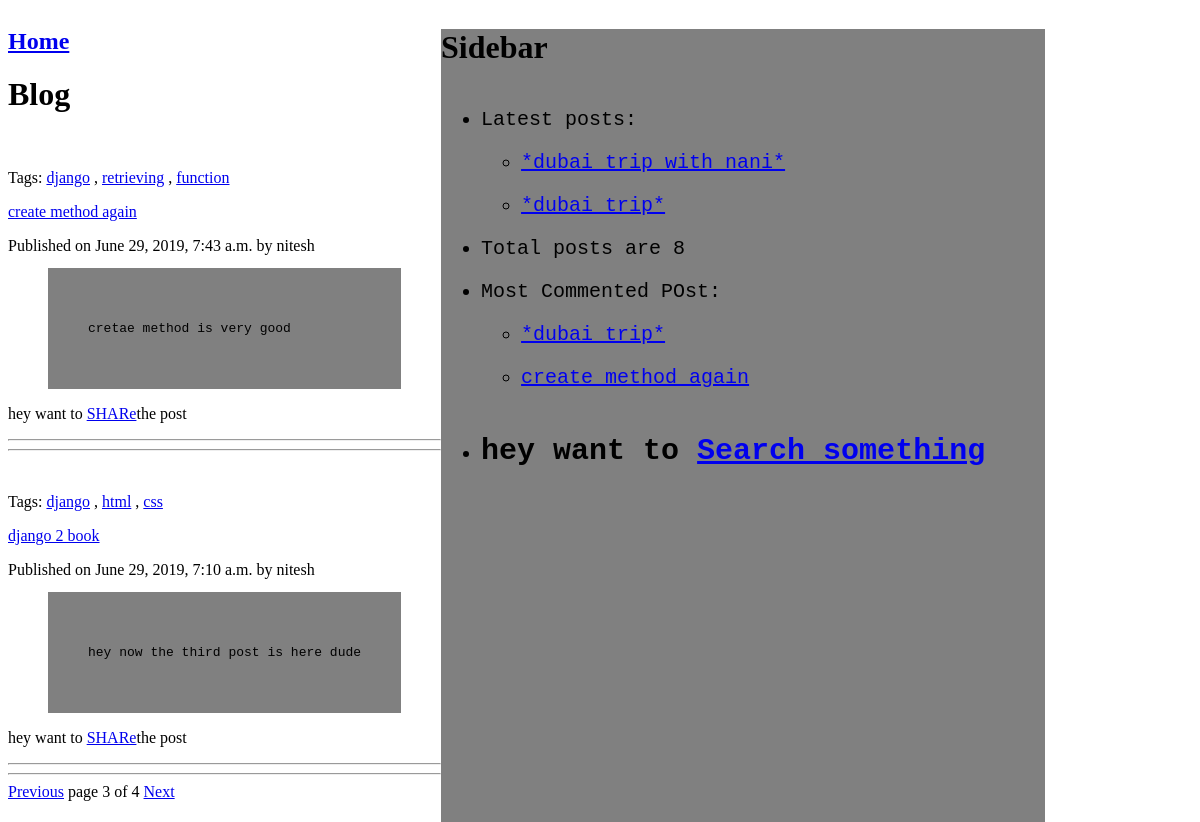
/?page=3, run on the app's committed database.
### blog/models.py (models this page shows, shortened)
class Post(models.Model):
    CHOICE = (
        ('draft','Draft'),('published','Published'),
    )
    title=models.CharField(max_length=250)
    publish=models.DateTimeField(default=timezone.now)
    created=models.DateTimeField(auto_now_add=True)
    updated=models.DateTimeField(auto_now=True)
    slug=models.SlugField(max_length=250,unique_for_date='publish')
    status=models.CharField(max_length=20,
                            choices=CHOICE,default='draft')
    author=models.ForeignKey(User,on_delete=models.CASCADE,
                             related_name='blog')
    body=models.TextField()
    objects=models.Manager()
    published=PublishedManager()
    tags = TaggableManager()
    def get_absolute_url(self):
        return reverse('blog:post_detail',
                     args=[
                         self.publish.year,self.publish.month,self.publish.day,
                         self.slug
                     ]
                       )
    class Meta:
        ordering=('-publish',)

### blog/views.py (the view)
# urls.py: path('',views.post_list,name="post_list"),
def post_list(request,tag_slug=None):
    object_list = Post.published.all()
    tag = None
    if tag_slug:
        tag = get_object_or_404(Tag, slug=tag_slug)
        object_list = object_list.filter(tags__in=[tag])
    paginater=Paginator(object_list,2)
    page=request.GET.get('page')
    try:
        posts=paginater.page(page)
    except PageNotAnInteger:
        posts=paginater.page(1)
    except EmptyPage:
        posts=paginater.page(paginater.num_pages)
    context={'page':page,'tag':tag,'posts':posts}
    template = 'blog/index.html'
    return render(request,template,context)

### blog/models.py (called while the page is built)
    def get_queryset(self):
        return super(PublishedManager,self).get_queryset().filter(status='published')

### blog/templatetags/custom_tags.py (called while the page is built)
@register.simple_tag(name='count')
def total_posts_written():
    return Post.published.count()

@register.inclusion_tag('blog/latest_post.html')
def show_latest_post(count=3):
    latest_post=Post.published.order_by('-publish')[:count]
    return {'latest_post':latest_post}

@register.inclusion_tag('blog/most_comment.html')
def most_commented(count=3):
    most_commented_post=Post.published.annotate(total_comments=Count('comments')).order_by('-total_comments')[:count]
    return {'most_commented_post':most_commented_post}

@register.filter(name='markdown')
def markddown_format(text):
    return mark_safe(markdown.markdown(text))

### blog/templates/blog/index.html (shortened to what this page needs)
{%extends 'blog/base.html'%}
{%load custom_tags%}
{%block content%}
<h1>Blog</h1>
{%for post in posts%}
<br>
<p	class="tags">Tags:
    {%for tag in post.tags.all%}
<a href="{%url 'blog:post_list_by_tag' tag.slug%}">{{tag.name}}</a>
    {%if not forloop.last %},{%endif%}
    {%endfor%}
</p>
<a href="{{post.get_absolute_url}}">{{post.title|markdown}}</a>
Published on {{post.publish}} by {{post.author}}
<blockquote style="background-color:grey;font-family:monospace;padding:40px;">
    {{post.body|markdown|truncatewords:30}}
</blockquote>
<p>
    hey want to <a href="{%url 'blog:post_share' post.id%}">SHARe</a>the post
</p>
<hr style="color:cyan;">
<hr style="color:cyan;">
{%endfor%}
{%include 'blog/pagination.html' with page=posts%}
{%endblock%}

### blog/templates/blog/latest_post.html
 <ul>
        {%for post in latest_post %}
        <li>
            <a href="{{post.get_absolute_url}}">{{post.title}}</a>
        </li>
        {%endfor%}
    </ul>

### blog/templates/blog/most_comment.html
 <ul>
        {%for post in most_commented_post %}
        <li>
            <a href="{{post.get_absolute_url}}">{{post.title}}</a>
        </li>
        {%endfor%}
    </ul>

### blog/templates/blog/base.html (style rules this page uses)
li { font-size:20px; font-family:monospace; padding-top:20px; background-color:grey; margin-right:60px; }

### data on the page
Post: title "create method again", publish "June 29, 2019, 7:43 a.m.", author "nitesh", body "cretae method is very good"
Tag: name "django"
Tag: name "retrieving"
Tag: name "function"
Post: title "django 2 book", publish "June 29, 2019, 7:10 a.m.", author "nitesh", body "hey now the third post is here dude"
Tag: name "html"
Tag: name "css"
Post: title "*dubai trip with nani*"
Post: title "*dubai trip*"

### other printed values
{{ page.number }} "3"
{{ page.paginator.num_pages }} "4"
